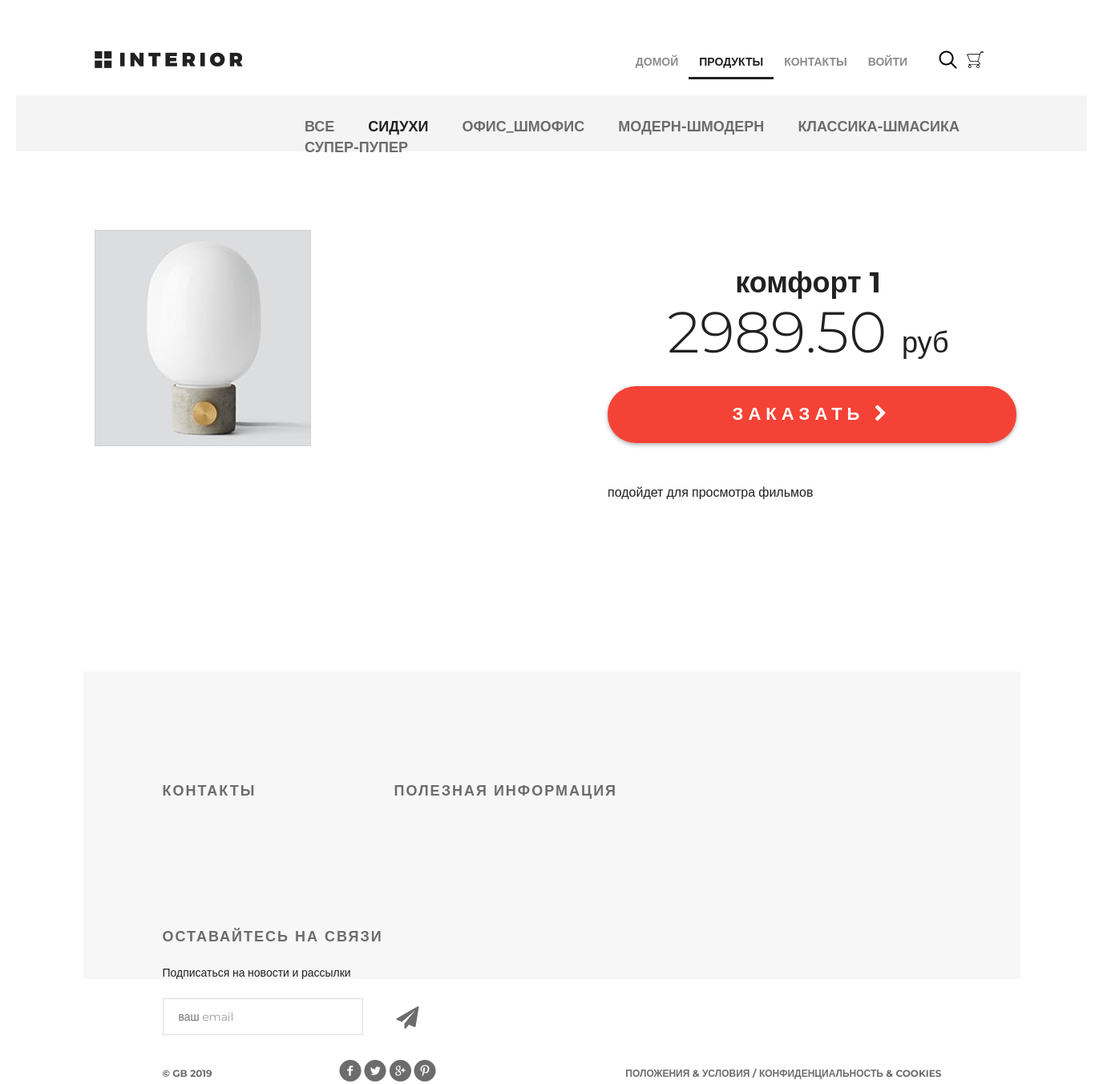
The page /products/product/1 on the database its author committed.
### mainapp/models.py (models this page shows, shortened)
class ProductCategory(models.Model):
    name = models.CharField(verbose_name='название категории', max_length=64, unique=True)
    description = models.TextField(verbose_name='описание категории', blank=True)
    is_active = models.BooleanField(verbose_name='активна', default=True)

class Product(models.Model):
    category = models.ForeignKey(ProductCategory, on_delete=models.CASCADE)
    name = models.CharField(verbose_name='имя продукта', max_length=128)
    image = models.ImageField(upload_to='products_images', blank=True)
    short_desc = models.CharField(verbose_name='краткое описание продукта', max_length=60, blank=True)
    description = models.TextField(verbose_name='описание продукта', blank=True)
    price = models.DecimalField(verbose_name='цена продукта', max_digits=8, decimal_places=2, default=0)
    quantity = models.PositiveIntegerField(verbose_name='количество на складе', default=0)
    is_active = models.BooleanField(verbose_name='активна', default=True)

### mainapp/views.py (the view)
# urls.py: path('product/<int:pk>', mainapp.product, name='product'),
def product(request, pk):
    title = 'продукты'
    links_menu = ProductCategory.objects.filter(is_active=True)
    product = get_object_or_404(Product, pk=pk)
    content = {
        'title': title,
        'links_menu': links_menu,
        'product': product,
    }
    return render(request, 'mainapp/product.html', content)

### mainapp/context_processors.py (called while the page is built)
def basket(request):
    print(f'context processor basket works')
    basket = []
    if request.user.is_authenticated:
        basket = Basket.objects.filter(user=request.user)
    return {'basket': basket, }

### mainapp/templates/mainapp/product.html
{% extends 'mainapp/base.html' %}
{% load staticfiles %}
{% block content %}
    <div class="details">
        <div class="links clearfix">
            {% include 'mainapp/includes/inc_categories_menu.html' %}
        </div>
        <div class="details-products">
            <div class="details-slider">
                <div class="slider-product">
                    <img src="/media/{{ product.image }}">
                </div>
            </div>
            <div class="description">
                <h3 class="big-bold">{{ product.name }}</h3>
                <br>
                <p class="price"> {{ product.price }} <span>руб</span></p>
                <a href="{% url 'basket:add' product.pk %}" class="red-button">
                    заказать <i class="fa fa-chevron-right" aria-hidden="true"></i>
                </a>
                <div class="description-text">
                    {{ product.description }}
                </div>
            </div>
        </div>
    </div>
    <div class="clr"></div>
{% endblock %}

### mainapp/templates/mainapp/includes/inc_categories_menu.html
<ul class="links-menu">
    <li>
        <a href="{% url 'products:category' 0 %}" class="{% if request.resolver_match.kwargs.pk == '0' %}active{% endif %}">
            все
        </a>
    </li>
    {% for link in links_menu %}
        <li>
            <a href="{% url 'products:category' link.pk %}" class="{% if request.resolver_match.kwargs.pk|add:'0' == link.pk %}active{% endif %}">
                {{ link.name }}
            </a>
        </li>
    {% endfor %}
</ul>

### static/css/style.css (style rules this page uses)
* { margin: 0; padding: 0; }
body { font-family: 'Montserrat', sans-serif; }
html, body { height: 100%; }
.clr { height: 384px; }
.clearfix:after { content: ""; display: block; clear: both; }
.big-bold { color: #212121; font-size: 36px; font-weight: 700; text-align: left; margin-bottom: 24px; line-height: 36px; }
.links { height: 70px; background-color: #f4f4f4; position: relative; padding-left: 360px; }
.links-menu { margin: 27px auto 0px; position: absolute; }
.links-menu li { float: left; list-style-type: none; padding-right: 42px; }
.links-menu li a { text-decoration: none; color: #6c6c6c; font-size: 18px; font-weight: 700; text-transform: uppercase; }
.links-menu .active { color: #212121; font-size: 18px; font-weight: 700; }
.details-products { padding-left: 98px; padding-right: 98px; margin-top: 98px; height: 551px; }
.details-slider { width: 570px; float: left; margin-right: 30px; }
.slider-product { width: 570px; height: 400px; }
.description { width: 535px; float: right; padding-left: 35px }
.description .big-bold { color: #212121; font-size: 36px; font-weight: 700; text-align: center; margin-top: 47px; margin-bottom: 0px; }
.description .price { color: #212121; font-size: 72px; font-weight: 300; line-height: 48px; text-align: center; }
.description .price span { color: #212121; font-size: 36px; font-weight: 300; line-height: 48px; text-align: center; }
.red-button { display: block; height: 71px; width: 510px; border-radius: 35px; background-color: #f44336; text-align: center; text-transform: uppercase; text-decoration: none; color: #ffffff; font-size: 22px; font-weight: 700; line-height: 24px; box-shadow: 0px 2px 4.85px 0.15px rgba(33, 33, 33, 0.35); line-height: 70px; letter-spacing: 6px; margin-top: 31px; }
.description-text { margin-top: 50px; color: #212121; font-size: 16px; font-weight: 300; line-height: 24px; text-align: left; }

### rows shown on the page
ProductCategory: name "СИДУХИ"
ProductCategory: name "ОФИС_ШМОФИС"
ProductCategory: name "МОДЕРН-ШМОДЕРН"
ProductCategory: name "КЛАССИКА-ШМАСИКА"
ProductCategory: name "СУПЕР-ПУПЕР"
Product: image (picture), name "комфорт 1", price "2989.50", description "подойдет для просмотра фильмов"
